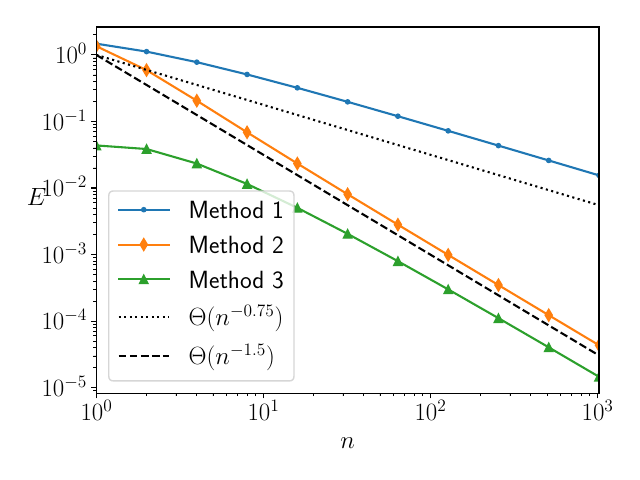

The Python source for this figure:
from matplotlib import pyplot
import numpy


pyplot.rcParams["text.usetex"] = True
pyplot.rcParams["font.size"] = 18


def readfile(path):
    with open(path, 'r') as f:
        lines = f.read().splitlines()
        
    ts, us = [], []
    for line in lines:
        t, u = line.split()
        ts.append(float(t))
        us.append(float(u))
        
    return ts, us


if __name__ == '__main__':
    start, end = 0, 10
    
    markers = {
        1: '.',
        2: 'd',
        3: '^',
    }
    real = 1.49364826562
    for i in [1, 2, 3]:
        ts, us = readfile(f'{i}-3.txt')
        pyplot.plot(ts, [numpy.abs(u - real) ** 1.5 for u in us], label=f'Method {i}', marker=markers[i])
    
    n = numpy.logspace(0, 3, 10000)
    pyplot.plot(n, n ** -0.75, label='$\Theta(n^{-0.75})$', linestyle=':', color='black')
    pyplot.plot(n, n ** -1.5, label='$\Theta(n^{-1.5})$', linestyle='--', color='black')
    
    pyplot.xlim(2**start, 2**end)
    
    pyplot.xlabel('$n$')
    pyplot.ylabel('$E$', rotation=0)
    
    pyplot.xscale('log')
    pyplot.yscale('log')
    
    pyplot.tight_layout()
    pyplot.legend()
    pyplot.savefig('3.pdf')
